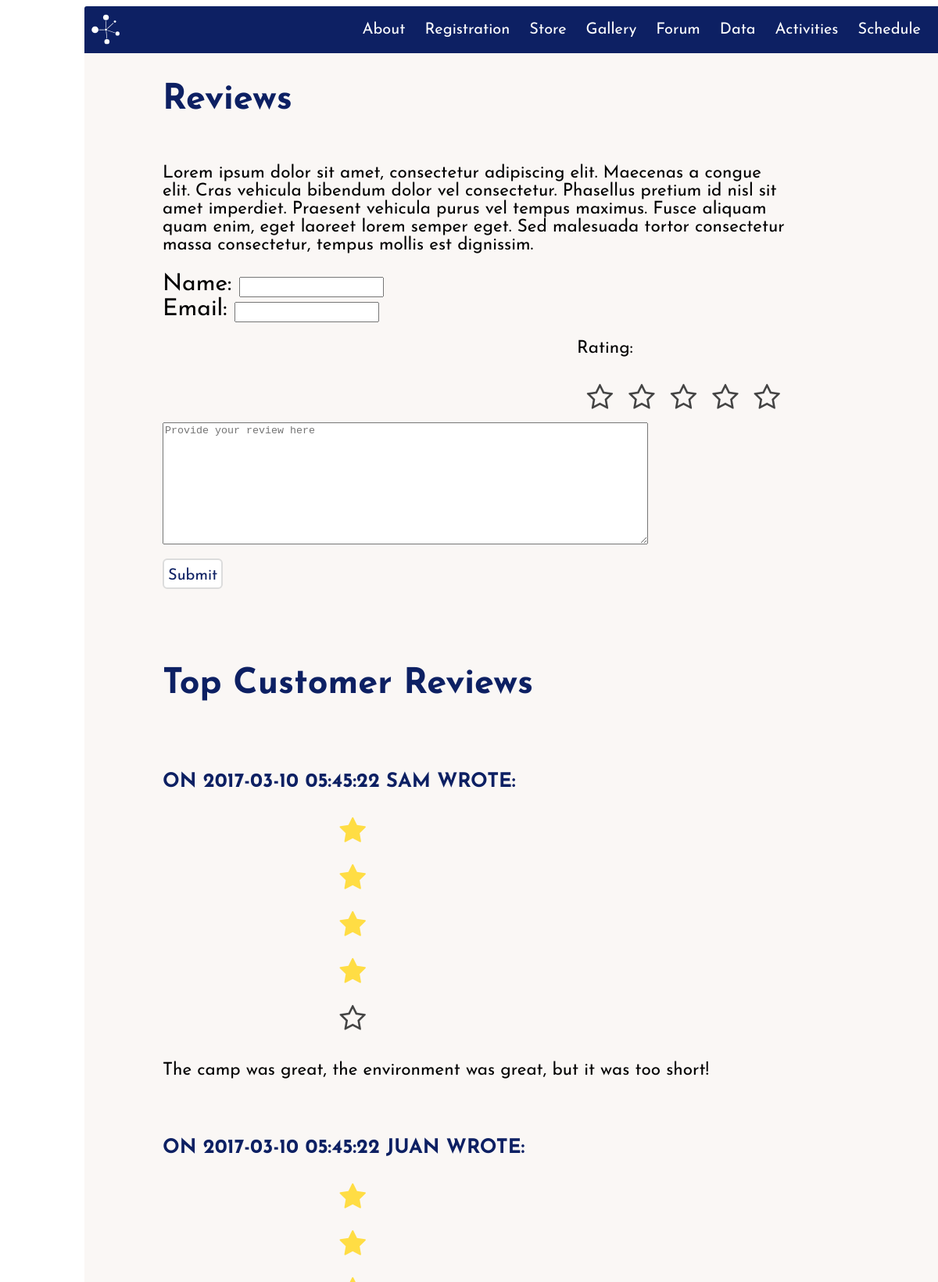
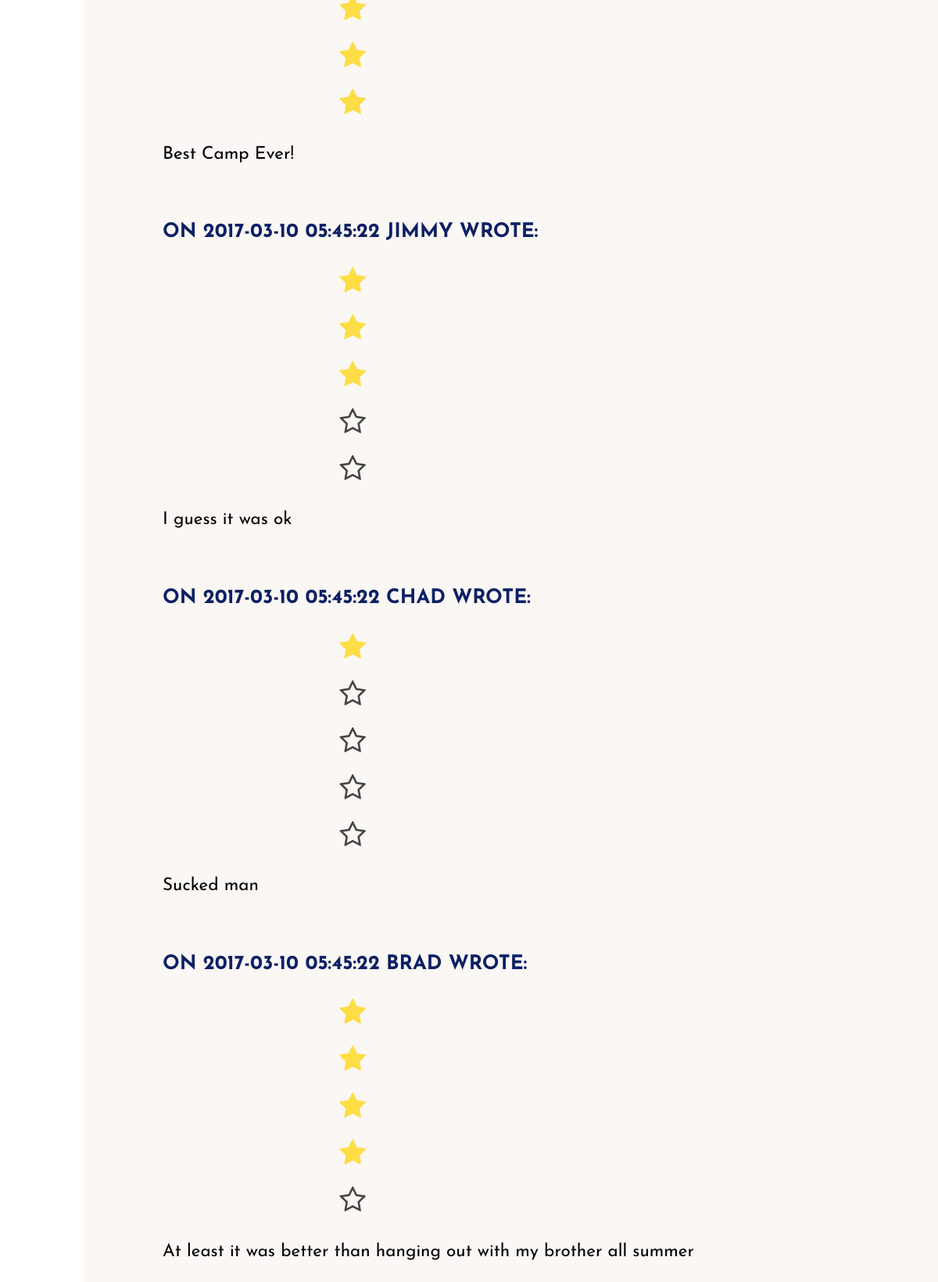
The page /forum/index.php on the database its author committed (2 pictures, top to bottom).
### tables this page shows
CREATE TABLE forum(
    post_id int AUTO_INCREMENT,
    name varchar(255),
    email varchar(255),
    stars int,
    post_date datetime DEFAULT NOW(),
    content varchar(255),
    PRIMARY KEY (post_id)
);

### forum/index.php (the view, shortened to what this page needs)
<!DOCTYPE html>
<html>
    <head>
        <link href=../stylesheets/main.css media=screen rel=stylesheet type=text/css />
        <link rel="stylesheet" href="//netdna.bootstrapcdn.com/font-awesome/4.2.0/css/font-awesome.min.css">
    </head>
    <body>
        <div class=main_container>
            <div id=menubar>
                <a href="../">
									<img id="logo" src="../icons/logo.svg" alt="EduCamps logo" />
                </a>
                <table>
                    <tr>
											<td><a href=../about>About</a></td>
											<td><a href=../registration>Registration</a></td>
											<td><a href=../store>Store</a></td>
											<td><a href=../gallery>Gallery</a></td>
											<td><a href=../forum>Forum</a></td>
											<td><a href=../data>Data</a></td>
											<td><a href=../activities>Activities</a></td>
											<td><a href=../schedule>Schedule</a></td>
                    </tr>
                </table>
            </div>
            <div id="forum_main_content" class = "main_content">
            <h2> Reviews </h2>
            <p> Lorem ipsum dolor sit amet, consectetur adipiscing elit. Maecenas a congue elit. Cras vehicula bibendum dolor vel consectetur. Phasellus pretium id nisl sit amet imperdiet. Praesent vehicula purus vel tempus maximus. Fusce aliquam quam enim, eget laoreet lorem semper eget. Sed malesuada tortor consectetur massa consectetur, tempus mollis est dignissim.</p>
                <form action = "forum.php" action = "post">
                    <div class = commenter_info>
                        <label> Name: <input type = "text" name = "name" ></label> <br/>
                        <label> Email: <input type = "text" name = "email" ></label>
                    </div>
                     <div class = "stars">
                        <p>Rating: </p>
                        <label class="star star-5" for="star-5"></label>
                        <label class="star star-4" for="star-4"></label>
                        <label class="star star-3" for="star-3"></label>
                        <label class="star star-2" for="star-2"></label>
                        <label class="star star-1" for="star-1"></label>
                         <br/>
                     </div>
                    <br/>
                    <br/>
                    <textarea name = "content" cols = 75% rows = 10 placeholder="Provide your review here"></textarea> <br/>
                    <input type=submit name="Submit" class="button2"/>
                </form>
            <br/>
            <br/>
            <h2> Top Customer Reviews </h2>
            <br>
            <?php
            $connection = mysqli_connect("localhost", "fourthreefour", "americo", "educamps");
            $rvwquery = mysqli_query($connection, "SELECT name, stars, content, post_date, stars FROM forum LIMIT 5");
                while($review = mysqli_fetch_assoc($rvwquery)){
                    ?>
                    <h4> On <?= $review['post_date'] ?> <?= $review['name'] ?> wrote: </h4>
                    <?php for($i = 1; $i <= 5; $i++)
                    {?>
                      <div class = "stars">
                        <?php if($i <= $review["stars"]){?>
                          <label class="star" for="star-<?=$i ?>"></label>
                      <?php  }
                      else if(i > $review["stars"]){?>
                        <label class="star" for="star-<?=$i ?>"></label>
                    <?php  }?>
                    </div>
                    <?php }?>
                    <p> <?=$review['content']?> </p>
                    <br/>
                    <?php
                      }
              ?>
             </div>
        </div>
    </body>
</html>

### stylesheets/main.css (style rules this page uses)
body { font-family:'Josefin Sans', sans-serif }
a { text-decoration:none;color:#0d2063 }
h4 { text-transform:uppercase }
.button2 { color:#0d2063;background-color:white;border-radius:6px;border:solid gainsboro 2px;font-family:'Josefin Sans', sans-serif;font-size:20px;padding:5px;padding-top:10px;margin-top:10px }
#forum_main_content { min-width:650px;max-width:800px;height:2300px;margin-left:100px;display:flex;flex-direction:column;height:auto;padding-bottom:100px }
#forum_main_content p { font-size:.75em;text-align:left }
#forum_main_content h4 { color:#0d2063;line-height:1px }
#forum_main_content input { line-height:20px }
#forum_main_content textarea { margin-top:0px }
#forum_main_content div.stars { width:270px;display:inline-block }
#forum_main_content .stars { width:100px;display:inline-block;float:right }
#forum_main_content label.star { float:right;padding:10px;font-size:36px;color:#444;transition:all .2s }
#forum_main_content input.star:checked ~ label.star:before { content:'\f005';color:#FD4;transition:all .25s }
#forum_main_content label.star:before { content:'\f006';font-family:FontAwesome }
#forum_main_content .button2 { color:#0d2063;background-color:white;border-radius:6px;border:solid gainsboro 2px;font-family:'Josefin Sans', sans-serif;font-size:20px;padding:5px;padding-top:10px;margin-top:10px }
h2 { color:#0d2063 }
body { padding-left:100px;padding-right:100px }
.main_container { min-width:1100px;max-width:1600px;margin:auto;background-color:#faf7f5;margin-bottom:100px }
#logo { float:left;height:40px;width:auto;margin-left:7px }
#menubar { width:100%;height:60px;background-color:#0d2063;color:#0d2063;font-size:20px;border-top-left-radius:3px;border-top-right-radius:3px;display:flex;justify-content:space-between;align-items:center }
#menubar table { float:right;display:flex;justify-content:flex-end;border-spacing:5px;margin-left:15px;margin-right:15px;vertical-align:center }
#menubar td { padding:10px;border-radius:3px;border-width:1.5px;border-spacing:20px;text-decoration-line:underline }
#menubar a { color:white;text-decoration:none }
.main_content { background-color:#faf7f5;width:100%;height:1000px;font-size:30px }
.main_content h4 { font-size:.85em }

### rows shown on the page
forum: post_date "2017-03-10 05:45:22", name "SAM", stars 4 (drawn), content "The camp was great, the environment was great, but it was too short!"
forum: post_date "2017-03-10 05:45:22", name "JUAN", stars 5 (drawn), content "Best Camp Ever!"
forum: post_date "2017-03-10 05:45:22", name "JIMMY", stars 3 (drawn), content "I guess it was ok"
forum: post_date "2017-03-10 05:45:22", name "CHAD", stars 1 (drawn), content "Sucked man"
forum: post_date "2017-03-10 05:45:22", name "BRAD", stars 4 (drawn), content "At least it was better than hanging out with my brother all summer"
